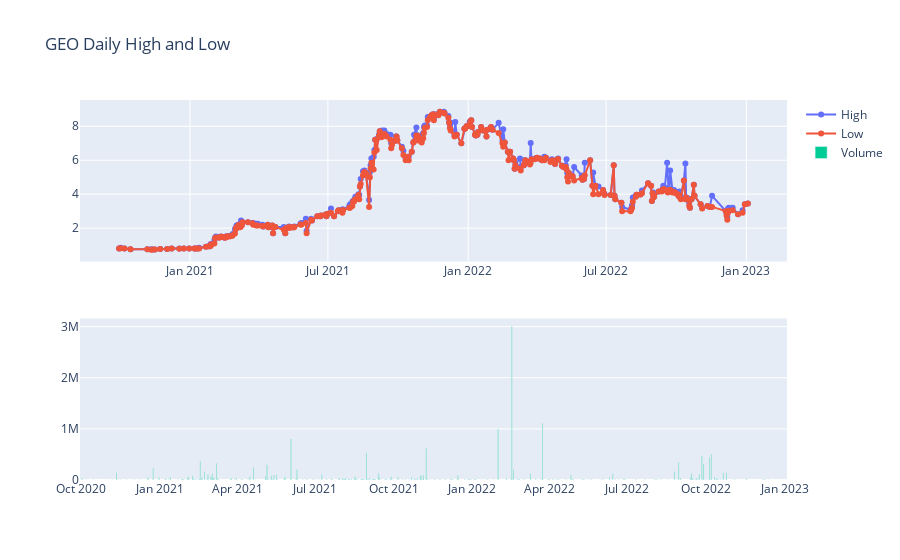
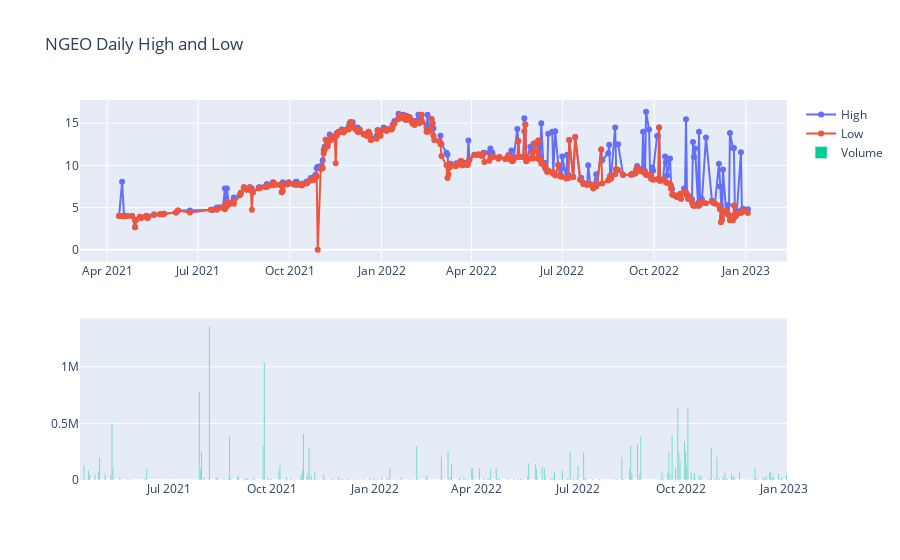
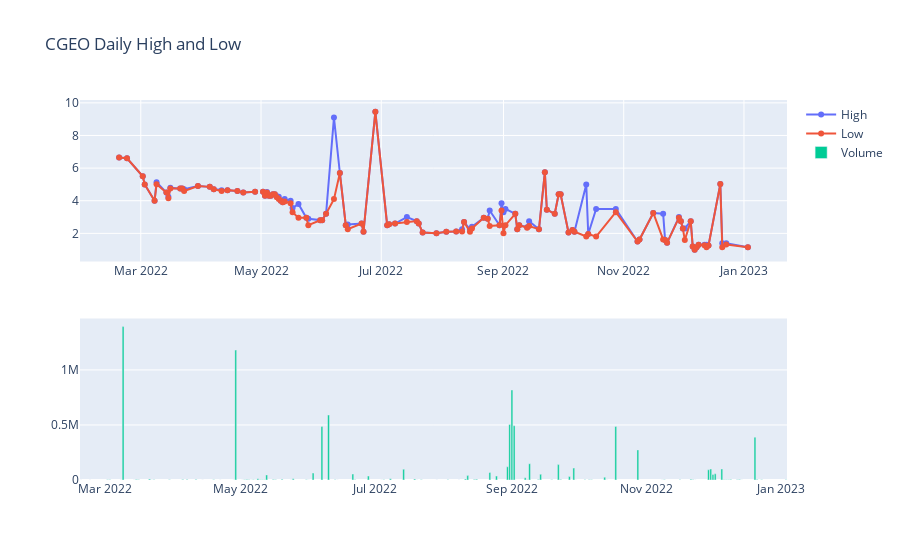
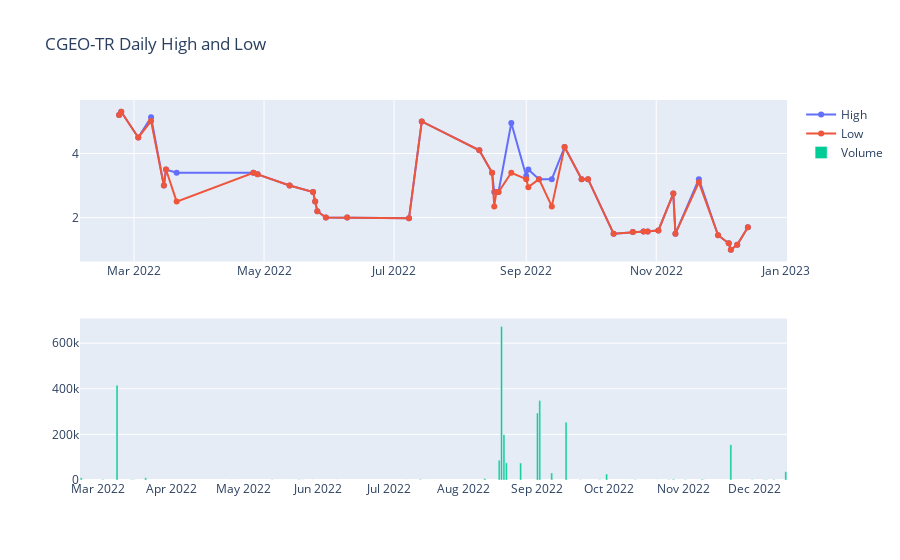

Notebook code for these charts, in order:
### Code cell
for prod in list(df_cbl_settles.Instrument.unique()):
    if prod == 'CGEO1':
        pass
    if prod == 'CGEO2':
        pass
    sub_df = candlestick_frames[prod]
    #fig = go.Figure()
    fig = make_subplots(rows=2, cols=1)
    fig.add_scatter(x=sub_df.Date, y=sub_df.High, mode='lines+markers', name='High', row=1, col=1)
    fig.add_scatter(x=sub_df.Date, y=sub_df.Low, mode='lines+markers', name='Low', row=1, col=1)
    fig.add_trace(go.Bar(x=sub_df.Date, y=sub_df.Volume, name='Volume'),row=2, col=1)
    fig.update_layout(title='{} Daily High and Low'.format(prod))
    fig.show()
